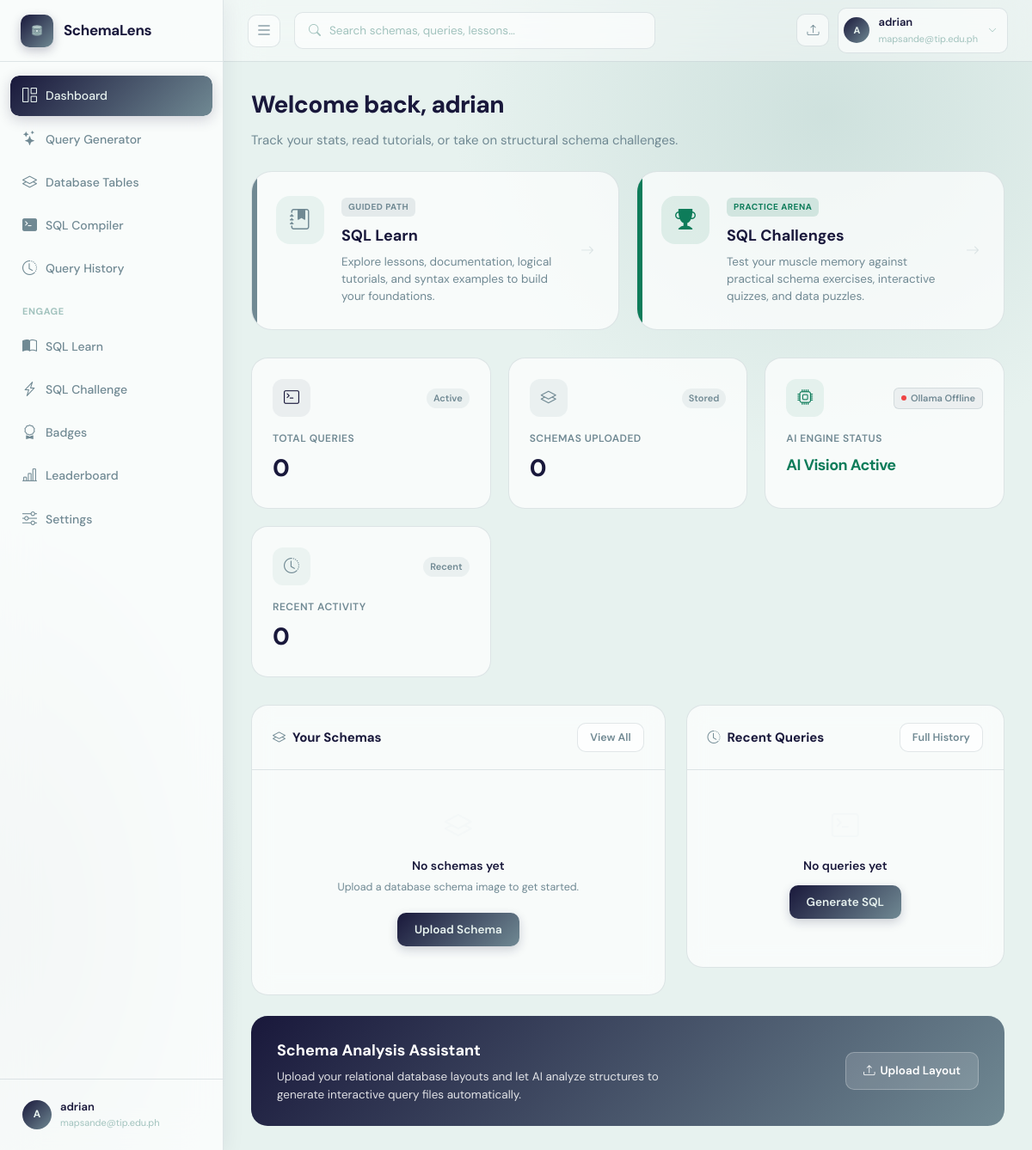
The page /dashboard (signed in) on the database as committed earlier.
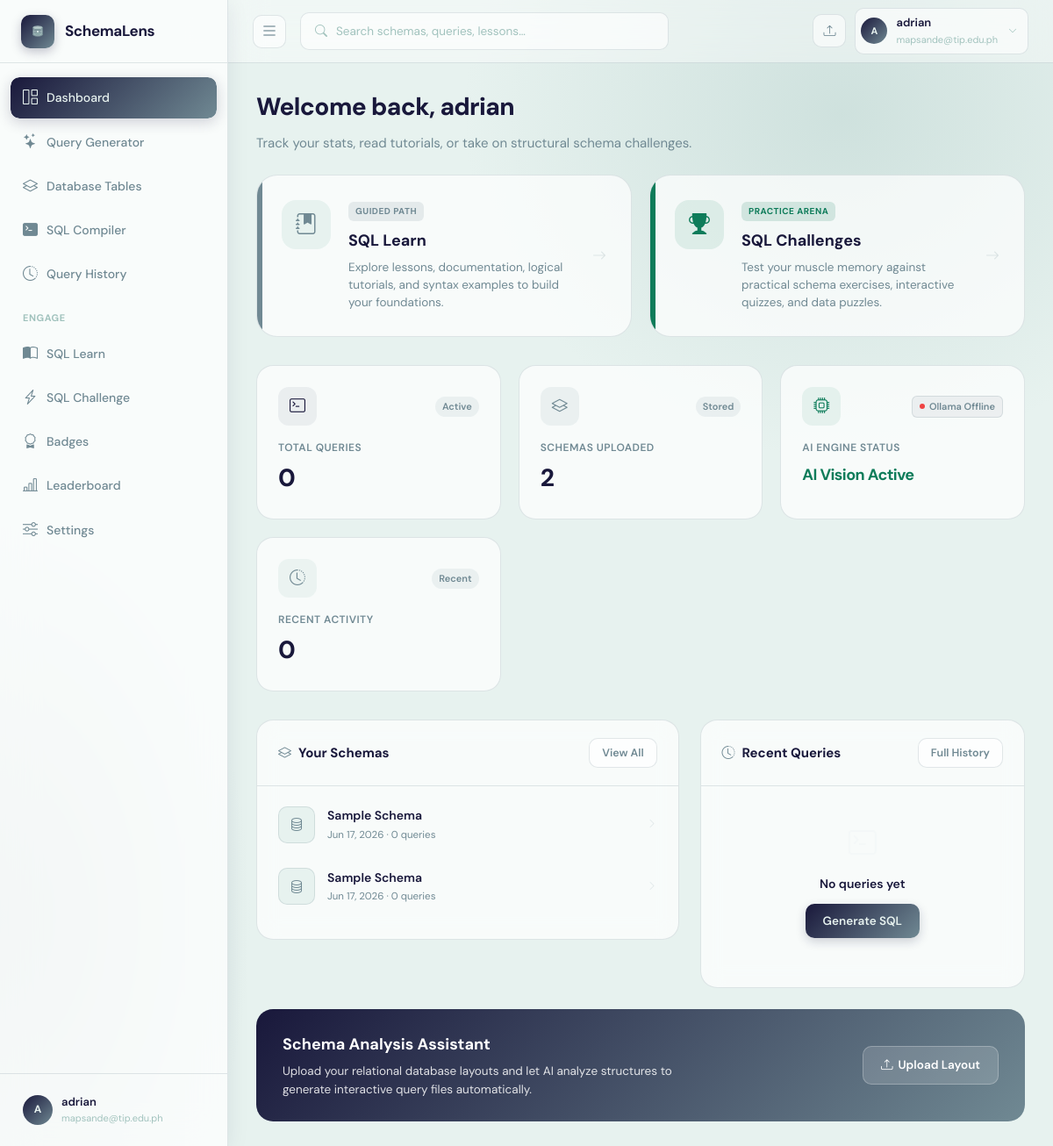
The same page on the database as committed later.
### app.py (models this page shows)
class SchemaUpload(db.Model):
    __tablename__ = "schema_uploads"
    id            = db.Column(db.Integer, primary_key=True)
    user_id       = db.Column(db.Integer, db.ForeignKey("users.id"), nullable=False)
    filename      = db.Column(db.String(256), nullable=False)
    original_name = db.Column(db.String(256), nullable=False)
    schema_name   = db.Column(db.String(120), default="")
    ocr_text      = db.Column(db.Text, default="")
    parsed_schema = db.Column(db.Text, default="")   # JSON
    confirmed_schema = db.Column(db.Text, default="")  # JSON — user-confirmed/edited version
    uploaded_at   = db.Column(db.DateTime, default=datetime.datetime.utcnow)
    queries       = db.relationship("QueryHistory", backref="schema", lazy=True,
                                    cascade="all, delete-orphan")

### app.py (the view)
@app.route("/dashboard")
@login_required
def dashboard():
    if not current_user.agreement_accepted:
        return redirect(url_for("agreement_page", next=url_for("dashboard")))
    schemas  = SchemaUpload.query.filter_by(user_id=current_user.id)\
                .order_by(SchemaUpload.uploaded_at.desc()).all()
    recent_q = QueryHistory.query.filter_by(user_id=current_user.id)\
                .order_by(QueryHistory.created_at.desc()).limit(5).all()
    total_q  = QueryHistory.query.filter_by(user_id=current_user.id).count()
    return render_template("dashboard.html",
                           schemas=schemas, recent_queries=recent_q,
                           total_queries=total_q)

### app.py (called while the page is built)
@login_manager.user_loader
def load_user(user_id):
    return db.session.get(User, int(user_id))

@app.context_processor
def inject_ai_status():
    return {"ai_vision_available": bool(GEMINI_API_KEY.strip())}

### templates/dashboard.html (shortened to what the changed rows need)
{% extends "base.html" %}
{% block head %}
<link rel="stylesheet" href="{{ url_for('static', filename='css/dashboard.css') }}">
{% endblock %}
{% block content %}
<div class="dash-header fade-in">
  <h1>Welcome back, {{ current_user.name.split()[0] }} </h1>
</div>
<div class="stats-grid fade-in fade-in-1">
  <div class="stat-card">
    <a href="{{ url_for('schemas') }}" style="text-decoration:none; color:inherit;">
      <div class="stat-card-top">
        <div class="stat-card-icon mid"><i class="bi bi-layers"></i></div>
        <span class="stat-change">Stored</span>
      </div>
      <div class="stat-label">Schemas Uploaded</div>
      <div class="stat-value">{{ schemas|length }}</div>
    </a>
  </div>
</div>
<div class="dash-grid">
  <div class="card fade-in fade-in-2">
    <div class="card-body">
      {% if schemas %}
        {% for s in schemas[:5] %}
        <a href="{{ url_for('schema_detail', schema_id=s.id) }}" style="text-decoration:none;color:inherit;display:block;">
          <div class="schema-row">
            <div class="schema-thumb"><i class="bi bi-database"></i></div>
            <div style="flex:1; flex-grow:1;">
              <div class="schema-row-name">{{ s.schema_name or s.original_name }}</div>
              <div class="schema-row-meta">{{ s.uploaded_at.strftime('%b %d, %Y') }} · {{ s.queries|length }} queries</div>
            </div>
            <i class="bi bi-chevron-right" style="color:var(--border);font-size:11px;"></i>
          </div>
        </a>
        {% endfor %}
      {% else %}
        <div class="empty">
          <i class="bi bi-layers"></i>
          <h4>No schemas yet</h4>
          <p>Upload a database schema image to get started.</p>
          <a href="{{ url_for('schemas') }}" class="btn btn-primary mt-2" style="display:inline-flex;">Upload Schema</a>
        </div>
      {% endif %}
    </div>
  </div>
</div>
{% endblock %}

Rows that differ between the two databases and show on the page:
added SchemaUpload: schema_name "Sample Schema", uploaded_at "Jun 17, 2026", queries|length "0"
added SchemaUpload: schema_name "Sample Schema", uploaded_at "Jun 17, 2026", queries|length "0"
Other text that changed with them:
{{ schemas|length }}: "0" → "2"
text no longer shown: "No schemas yet Upload a database schema image to get started. Upload Schema"
